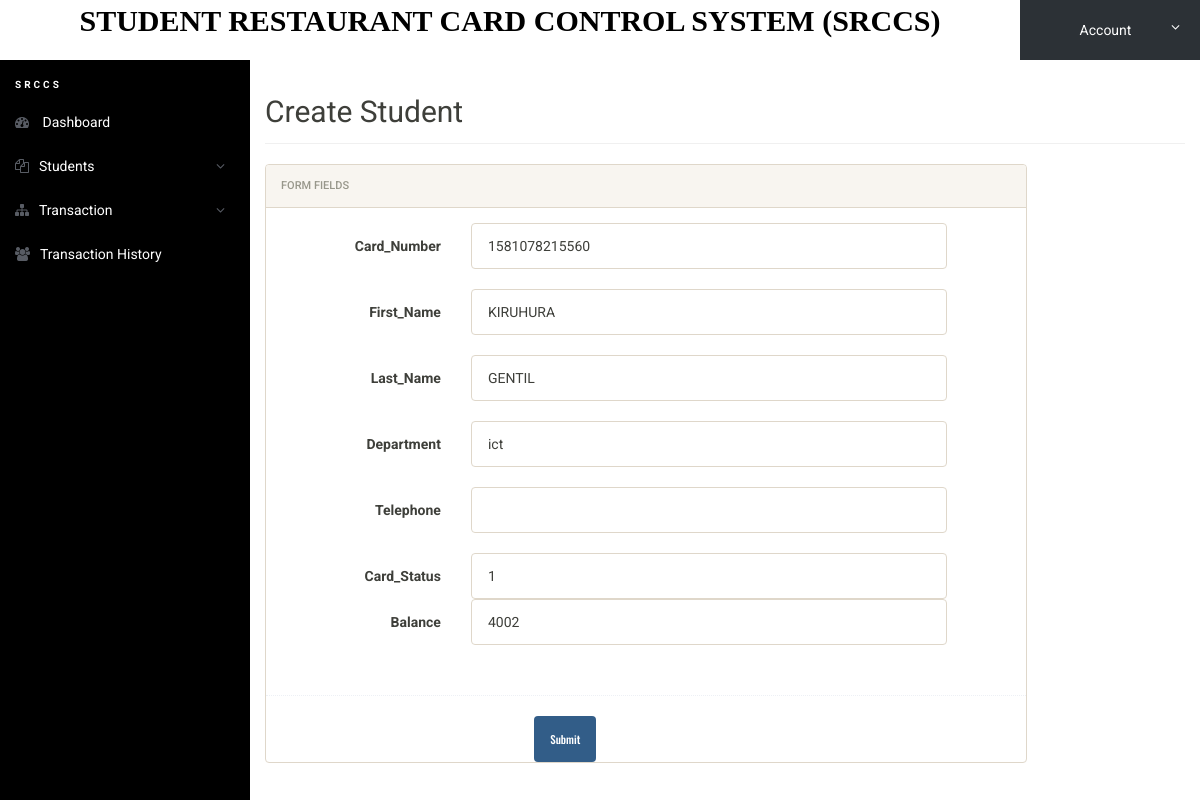
The app's page /edit-customer.php?cardnumber=1581078215560 (signed in) with its own data.
### tables this page shows
CREATE TABLE `customer` (
  `cardnumber` varchar(100) NOT NULL,
  `firstname` varchar(20) NOT NULL,
  `lastname` varchar(20) NOT NULL,
  `department` varchar(20) NOT NULL,
  `telephone` varchar(20) NOT NULL,
  `balance` varchar(20) NOT NULL,
  `cardstatus` int(50) NOT NULL DEFAULT 1
);

### edit-customer.php (the view, shortened to what this page needs)
<?php
include('includes/config.php');
if(strlen($_SESSION['alogin'])==0)
	{
header('location:index.php');
}
else{
?>
<!doctype html>
<html lang="en" class="no-js">
<head>
	<link rel="stylesheet" href="css/font-awesome.min.css">
	<link rel="stylesheet" href="css/bootstrap.min.css">
	<link rel="stylesheet" href="css/dataTables.bootstrap.min.css">
	<link rel="stylesheet" href="css/bootstrap-social.css">
	<link rel="stylesheet" href="css/bootstrap-select.css">
	<link rel="stylesheet" href="css/fileinput.min.css">
	<link rel="stylesheet" href="css/awesome-bootstrap-checkbox.css">
	<link rel="stylesheet" href="css/style.css">
</head>
<body>
	<?php include('includes/header.php');?>
	<div class="ts-main-content">
	<?php include('includes/leftbar.php');?>
		<div class="content-wrapper">
			<div class="container-fluid">
				<div class="row">
					<div class="col-md-12">
						<h2 class="page-title">Create Student</h2>
						<div class="row">
							<div class="col-md-10">
								<div class="panel panel-default">
									<div class="panel-heading">Form fields</div>
									<div class="panel-body">
										<form method="post" name="chngpwd" class="form-horizontal" onSubmit="return valid();">
<?php
$CardNumber=$_GET['cardnumber'];
$ret="select * from customer where cardnumber=:cardnumber";
$query= $dbh -> prepare($ret);
$query->bindParam(':cardnumber',$CardNumber, PDO::PARAM_STR);
$query-> execute();
$results = $query -> fetchAll(PDO::FETCH_OBJ);
if($query -> rowCount() > 0)
{
foreach($results as $result)
{
?>
											<div class="form-group">
												<label class="col-sm-3 control-label">Card_Number</label>
												<div class="col-sm-8">
													<input type="text" class="form-control" value="<?php echo htmlentities($result->cardnumber);?>" name="cardnumber" id="brand" required><br>
												</div>
												<label class="col-sm-3 control-label">First_Name</label>
												<div class="col-sm-8">
													<input type="text" class="form-control" value="<?php echo htmlentities($result->firstname);?>" name="firstname" id="brand" required><br>
												</div>
												<label class="col-sm-3 control-label">Last_Name</label>
												<div class="col-sm-8">
													<input type="text" class="form-control" value ="<?php echo htmlentities($result->lastname);?>" name="lastname" id="brand" required><br>
												</div>
												<label class="col-sm-3 control-label">Department</label>
												<div class="col-sm-8">
													<input type="text" class="form-control" value="<?php echo htmlentities($result->department);?>" name="department" id="brand" required><br>
												</div>
												<label class="col-sm-3 control-label">Telephone</label>
												<div class="col-sm-8">
													<input type="text" class="form-control" value="<?php echo htmlentities($result->option);?>" name="telephone" id="brand" required><br>
												</div>
												<label class="col-sm-3 control-label">Card_Status</label>
												<div class="col-sm-8">
													<input type="text" class="form-control" value="<?php echo htmlentities($result->cardstatus);?>" name="cardstatus" id="brand" required>
												</div>
												<label class="col-sm-3 control-label">Balance</label>
												<div class="col-sm-8">
													<input type="text" class="form-control" value="<?php echo htmlentities($result->balance);?>" name="balance" id="brand" required>
												</div>
											</div>
											</div>
											<div class="hr-dashed"></div>
										<?php }} ?>
											<div class="form-group">
												<div class="col-sm-8 col-sm-offset-4">
													<button class="btn btn-primary" name="submit" type="submit">Submit</button>
												</div>
											</div>
									</div>
								</div>
							</div>
						</div>
					</div>
				</div>
			</div>
		</div>
</body>
</html>
 <?php } ?>

### css/style.css (style rules this page uses)
html { font-size: 14px; }
@media only screen and (min-width: 480px) { html { font-size: 17px; } }
@media only screen and (min-width: 768px) { html { font-size: 14px; } }
body { font-size: 1em; }
.btn { font-family: 'Oswald', sans-serif; }
.hr-dashed { background-color: transparent; border-top: 1px dotted #edf0f5; color: transparent; height: 1px; margin: 20px 0; }
.panel { overflow: hidden; }
.btn { text-transform: none; }
.page-title { padding-bottom: 15px; margin-bottom: 20px; border-bottom: 1px solid #f0f0f0; }
.ts-main-content .content-wrapper { padding-top: 15px; margin-top: 60px; }
@media only screen and (min-width: 992px) { .ts-main-content .content-wrapper { margin-left: 250px; } }

### records on screen
customer: cardnumber "1581078215560", firstname "KIRUHURA", lastname "GENTIL", department "ict", cardstatus "1", balance "4002"
